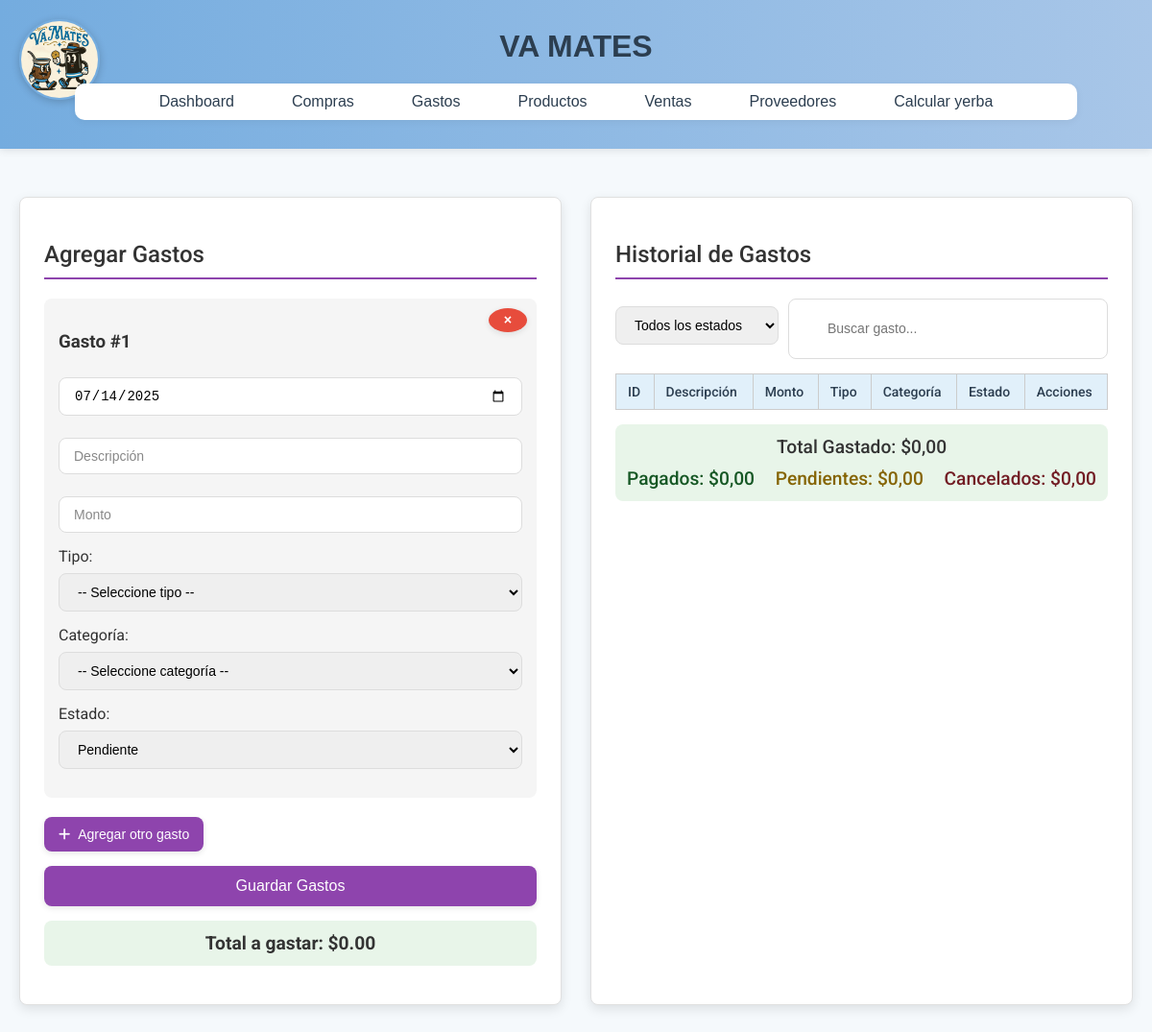
The page /gastos/index.php on the database as committed earlier.
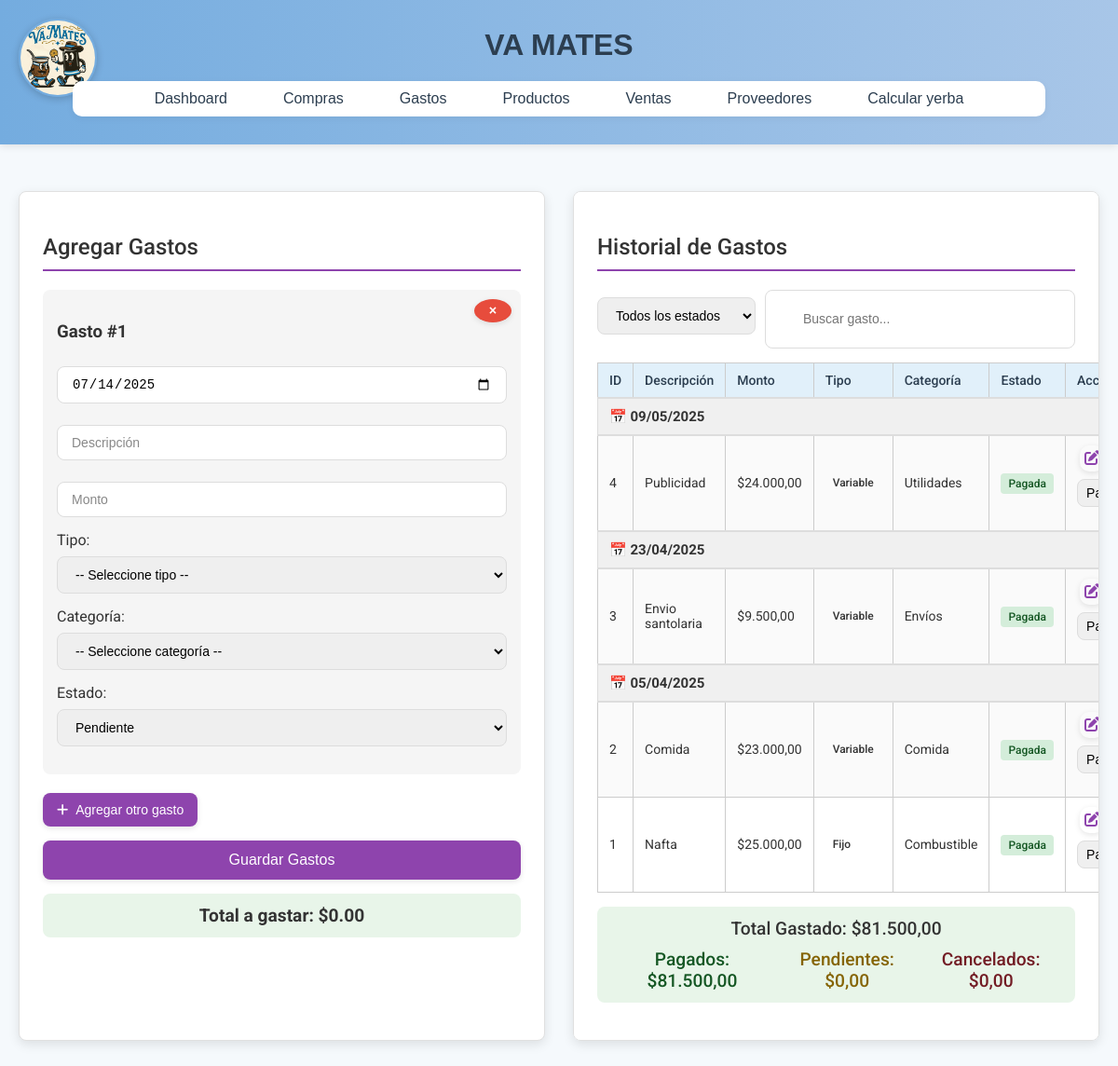
The same page on the database as committed later.
### tables this page shows
CREATE TABLE `gastos` (
  `id` int(11) NOT NULL,
  `descripcion` varchar(255) NOT NULL,
  `monto` decimal(10,2) NOT NULL,
  `fecha` date NOT NULL,
  `tipo` enum('Fijo','Variable') NOT NULL,
  `categoria` enum('Servicios','Transporte','Comida','Boludeces','Utilidades','Envíos','Combustible','Devoluciones','Educacion') NOT NULL,
  `estado` enum('pendiente','pagada','cancelada') NOT NULL DEFAULT 'pagada'
);

### gastos/index.php (the view, shortened to what the changed rows need)
<?php include '../includes/header.php'; ?>
<head>
    <link rel="stylesheet" href="/vamates3/assets/css/styles.css">
    <link rel="stylesheet" href="https://cdnjs.cloudflare.com/ajax/libs/font-awesome/6.4.0/css/all.min.css">
</head>
<div class="container">
    <div class="column left">
        <h2>Agregar Gastos</h2>
    </div>
    <div class="column right">
        <h2>Historial de Gastos</h2>
        <table id="tablaGastos">
            <thead>
                <tr>
                    <th>ID</th>
                    <th>Descripción</th>
                    <th>Monto</th>
                    <th>Tipo</th>
                    <th>Categoría</th>
                    <th>Estado</th>
                    <th>Acciones</th>
                </tr>
            </thead>
            <tbody>
                <?php
                include '../config/config.php';
                $sql = "SELECT * FROM gastos ORDER BY fecha DESC, id DESC";
                $result = $conn->query($sql);
                $fechaActual = '';
                $numeroColumnas = 7;
                $totalGastado = 0;
                $totalPagado = 0;
                $totalPendiente = 0;
                $totalCancelado = 0;
                while($gasto = $result->fetch_assoc()):
                    $fechaGasto = $gasto['fecha'];
                    $claseEstado = "estado-" . $gasto['estado'];
                    $claseTipo = "badge-" . $gasto['tipo'];
                    if ($gasto['estado'] == 'pagada') {
                        $totalPagado += $gasto['monto'];
                    } elseif ($gasto['estado'] == 'pendiente') {
                        $totalPendiente += $gasto['monto'];
                    } elseif ($gasto['estado'] == 'cancelada') {
                        $totalCancelado += $gasto['monto'];
                    }
                    $totalGastado += $gasto['monto'];
                    if ($fechaActual !== $fechaGasto) {
                        $fechaActual = $fechaGasto;
                        $fechaFormateada = date('d/m/Y', strtotime($fechaGasto));
                        echo "<tr class='fecha-header'>
                                <td colspan='{$numeroColumnas}'>📅 {$fechaFormateada}</td>
                            </tr>";
                    }
                ?>
                <tr id="fila-gasto-<?= $gasto['id'] ?>" class="gasto-row" data-estado="<?= $gasto['estado'] ?>" data-categoria="<?= $gasto['categoria'] ?>" data-tipo="<?= $gasto['tipo'] ?>">
                    <td><?= $gasto['id'] ?></td>
                    <td><?= htmlspecialchars($gasto['descripcion']) ?></td>
                    <td>$<?= number_format($gasto['monto'], 2, ',', '.') ?></td>
                    <td>
                        <span class="badge <?= $claseTipo ?>">
                            <?= ucfirst($gasto['tipo']) ?>
                        </span>
                    </td>
                    <td><?= ucfirst($gasto['categoria']) ?></td>
                    <td>
                        <span class="estado-badge <?= $claseEstado ?>">
                            <?= ucfirst($gasto['estado']) ?>
                        </span>
                    </td>
                    <td>
                        <button class="btn-action btn-edit" onclick="editarGasto(<?= $gasto['id'] ?>)">
                            <i class="fas fa-edit"></i>
                        </button>
                        <select onchange="cambiarEstado(<?= $gasto['id'] ?>, this.value)"
                                class="control" style="width: auto; padding: 5px;">
                            <option value="pagada" <?= $gasto['estado'] == 'pagada' ? 'selected' : '' ?>>Pagada</option>
                        </select>
                    </td>
                </tr>
                <?php endwhile; ?>
            </tbody>
        </table>
        <div class="total-display">
            <div>Total Gastado: $<?= number_format($totalGastado, 2, ',', '.') ?></div>
            <div style="display: flex; justify-content: space-between; margin-top: 10px;">
                <span style="color: #155724;">Pagados: $<?= number_format($totalPagado, 2, ',', '.') ?></span>
                <span style="color: #856404;">Pendientes: $<?= number_format($totalPendiente, 2, ',', '.') ?></span>
                <span style="color: #721c24;">Cancelados: $<?= number_format($totalCancelado, 2, ',', '.') ?></span>
            </div>
        </div>
    </div>
</div>

Rows that differ between the two databases and show on the page:
added gastos: fecha "09/05/2025", id "4", descripcion "Publicidad", monto "24.000,00", tipo "Variable", categoria "Utilidades", estado "Pagada", estado+id "Pagada"
added gastos: fecha "23/04/2025", id "3", descripcion "Envio santolaria", monto "9.500,00", tipo "Variable", categoria "Envíos", estado "Pagada", estado+id "Pagada"
added gastos: fecha "05/04/2025", id "2", descripcion "Comida", monto "23.000,00", tipo "Variable", categoria "Comida", estado "Pagada", estado+id "Pagada"
added gastos: id "1", descripcion "Nafta", monto "25.000,00", tipo "Fijo", categoria "Combustible", estado "Pagada", estado+id "Pagada"
Other text that changed with them:
$totalGastado: "0,00" → "81.500,00"
$totalPagado: "0,00" → "81.500,00"
